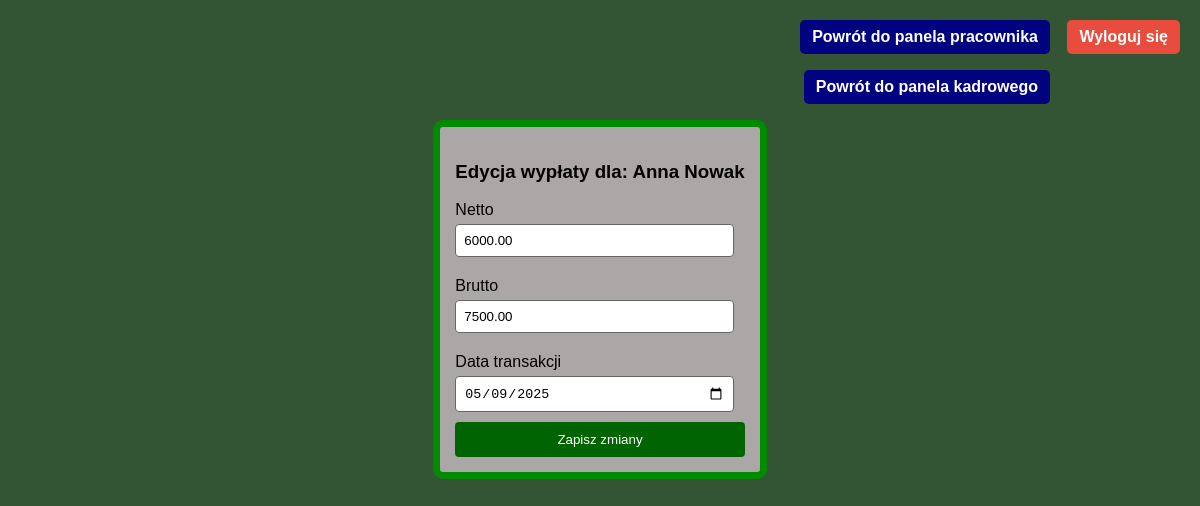
/php/kadry/edycja_wyplat.php?id=2, run on the app's committed database.
### tables this page shows
CREATE TABLE `dane_personalne_pracownika` (
  `id_pracownika` int(11) NOT NULL,
  `imie` varchar(50) NOT NULL,
  `nazwisko` varchar(50) NOT NULL,
  `pesel` char(11) NOT NULL,
  `telefon` varchar(15) NOT NULL,
  `email` varchar(100) NOT NULL,
  `login` varchar(50) DEFAULT NULL,
  `haslo` varchar(255) DEFAULT NULL
);

### php/kadry/edycja_wyplat.php (the view, shortened to what this page needs)
<?php
require_once "../dbconnect.php";
$id = intval($_GET['id']);
$stmt = $conn->prepare("
    SELECT w.*, dp.imie, dp.nazwisko
    FROM wypłaty w
    JOIN dane_personalne_pracownika dp ON w.id_pracownika = dp.id_pracownika
    WHERE w.id_wyplaty = ?
");
$stmt->bind_param("i", $id);
$stmt->execute();
$dane = $stmt->get_result()->fetch_assoc();
?>
<!DOCTYPE html>
<html lang="pl">
<head>
    <link rel="stylesheet" href="../../css/style.css">
</head>
<body>
<div class="lista">
<form action="zapisz_edycje_wyplat.php" method="post">
    <h3>Edycja wypłaty dla: <?= htmlspecialchars($dane['imie'] . ' ' . $dane['nazwisko']) ?></h3>
    <label for="wyplata_netto">Netto</label>
    <input type="number" step="0.01" name="wyplata_netto" value="<?= $dane['wyplata_netto'] ?>" required>
    <label for="wyplata_brutto">Brutto</label>
    <input type="number" step="0.01" name="wyplata_brutto" value="<?= $dane['wyplata_brutto'] ?>" required>
    <label for="data_transakcji">Data transakcji</label>
    <input type="date" name="data_transakcji" value="<?= $dane['data_transakcji'] ?>" required>
    <button type="submit">Zapisz zmiany</button>
</form>
</div>
<a href="../logout.php" class="logout">Wyloguj się</a>
<a href="../uzytkownicy/HR.php" class="panel_kadrowy">Powrót do panela pracownika</a>
<a href="panel_kadrowy.php" class="panel_kadrowy_powrot">Powrót do panela kadrowego</a>
</body>
</html>

### css/style.css (style rules this page uses)
body { font-family: Arial, sans-serif; background-color: rgb(51, 85, 51); display: flex; justify-content: center; align-items: center; height: 97vh; }
label { display: block; margin: 10px 0 5px; }
input { width: 90%; padding: 8px; margin-bottom: 10px; border: 1px solid #666666; border-radius: 4px; }
button { width: 100%; padding: 10px; background-color: darkgreen; color: white; border: none; border-radius: 4px; cursor: pointer; }
a.logout { position: absolute; top: 20px; right: 20px; background-color: #e74c3c; color: white; padding: 8px 12px; text-decoration: none; border-radius: 5px; font-weight: bold; }
a.panel_kadrowy { position: absolute; top: 20px; right: 150px; background-color: rgb(0, 2, 128); color: white; padding: 8px 12px; text-decoration: none; border-radius: 5px; font-weight: bold; }
a.panel_kadrowy_powrot { position: absolute; top: 70px; right: 150px; background-color: rgb(0, 2, 128); color: white; padding: 8px 12px; text-decoration: none; border-radius: 5px; font-weight: bold; }
.lista { background-color: rgb(172, 167, 167); border: 7px solid rgb(0, 139, 0); border-radius: 10px; padding: 15px; position: absolute; top: 120px; max-width: 70%; min-width: 20%; }

### data on the page
wypłaty: id_pracownika.nazwisko "Anna Nowak", wyplata_netto "6000.00", wyplata_brutto "7500.00", data_transakcji "05/09/2025"
